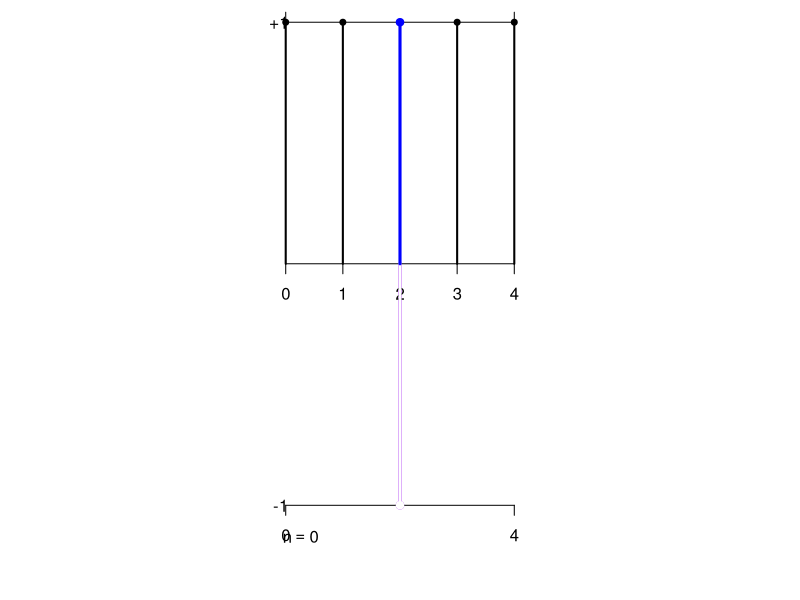
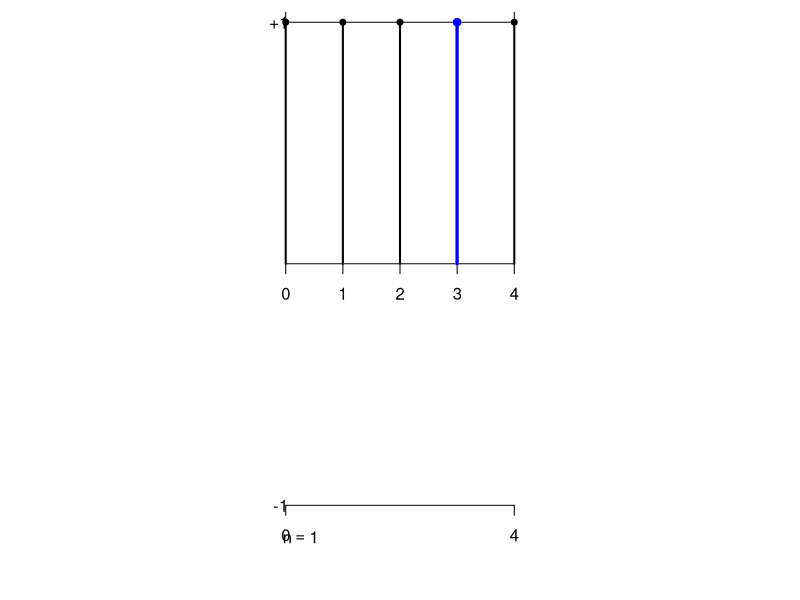
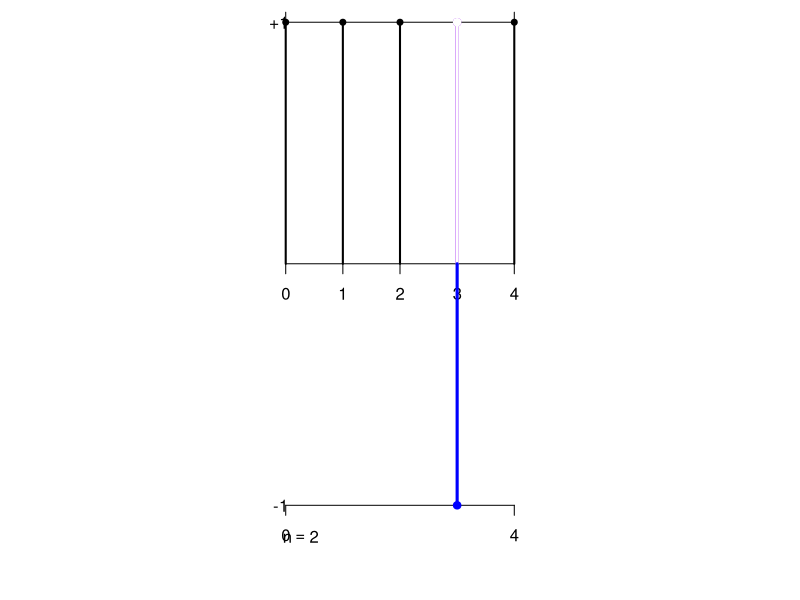
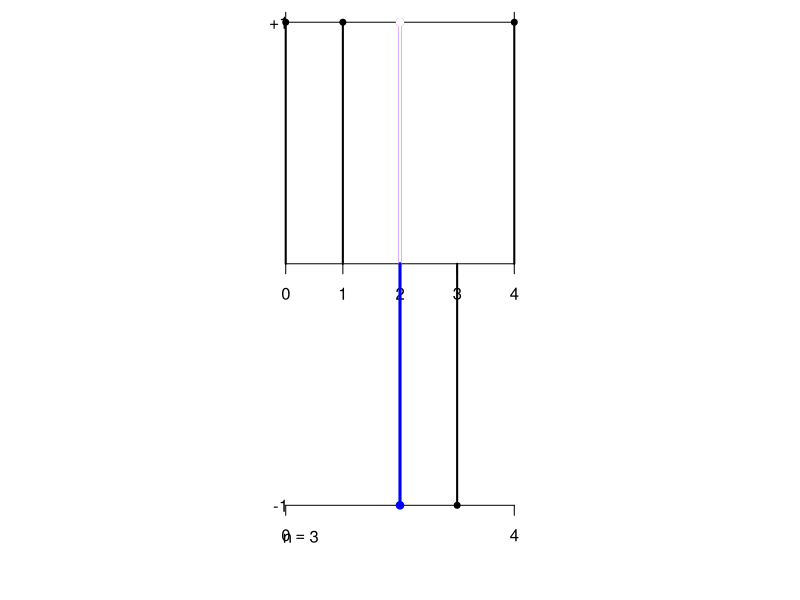
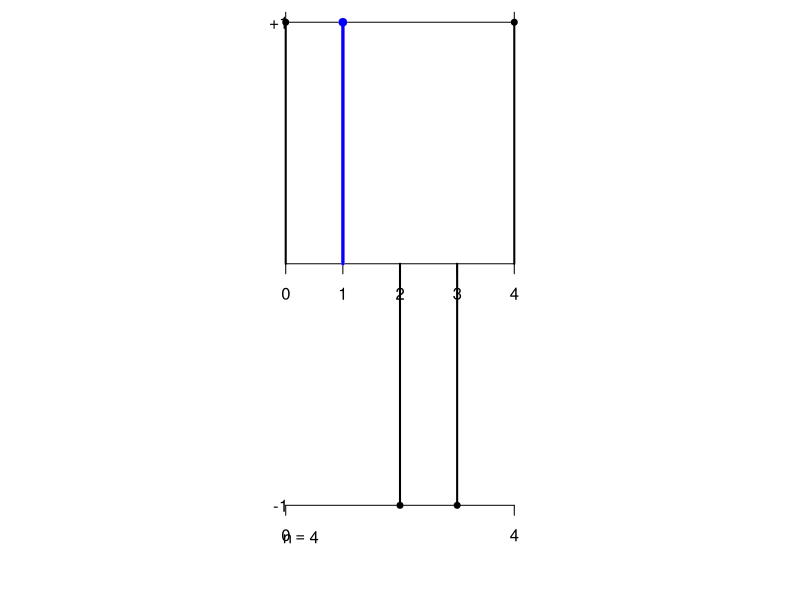
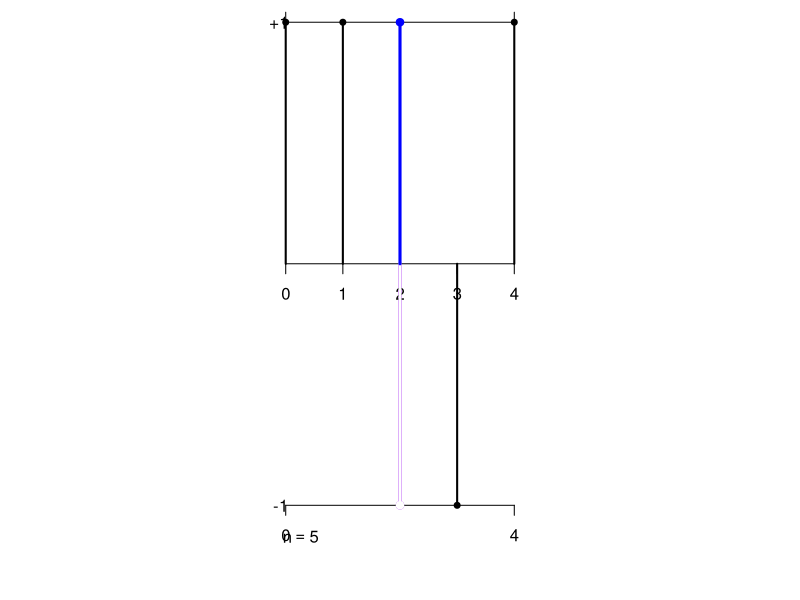
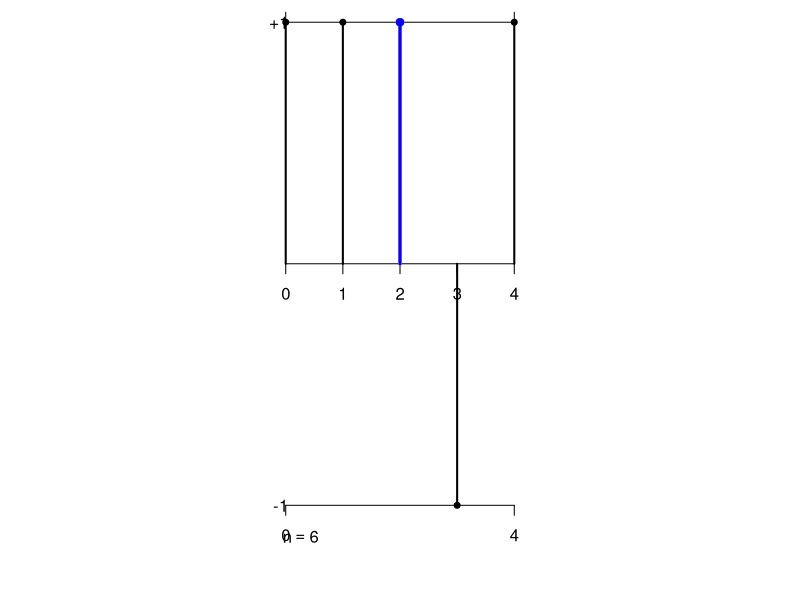
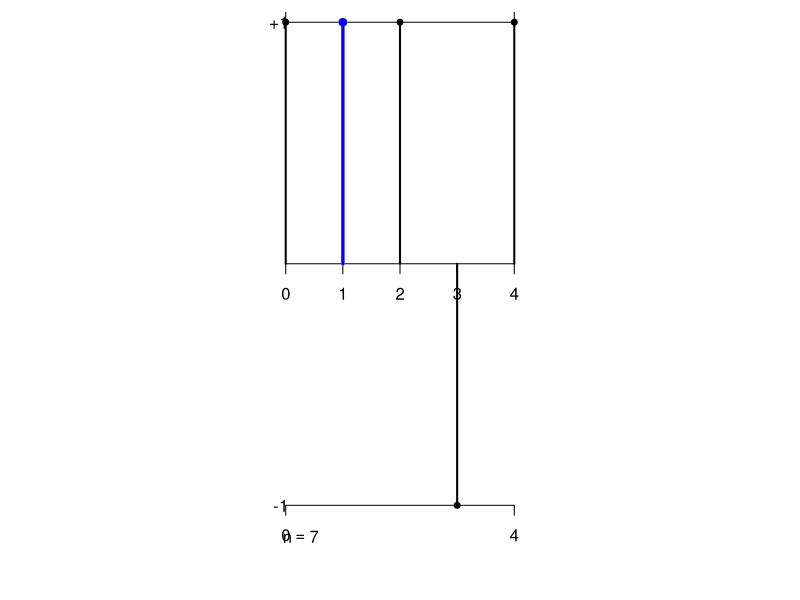

Recreate these plots in R, in order.
M=3;p=sqrt(0.75);x=array(M+1); for(l in seq(1,M+2)) { x[l]=l-1; }
z=array(M+2);z <- sample(c(-1,1), M+2, replace = TRUE, prob=c(0.3,0.7))
z[1]=1;z[M+2]=1;dev.new(width=6, height=4);for(ll in seq(0,100)) {par(mar = c(0,0,0,0));
plot(x,z,type="p",xlab="",ylab="",xlim=c(-5,M+1+5),ylim=c(-1.3,1), yaxt="n",xaxt="n",xaxs="i", col="black",cex=1.2,main="",pch=20,bty="n")
k <- 1+ceiling(runif(1, min=0, max=M))
for(l in seq(1,M+2)) {
if (l!=k) segments(x0=x[l], y0=0, y1=z[l], lwd=2) else segments(x0=x[k], y0=0, y1=z[l], lwd=3,col="purple")}
lines(c(k-1),c(z[k]),type="p",xlab="",ylab="",xlim=c(-5,M+1+5),ylim=c(-1.3,1), yaxt="n",xaxt="n", xaxs="i",col="purple",cex=1.5,main="",pch=20,bty="n")
zz=z[k];segments(x0=x[k], y0=0, y1=z[k], lwd=3,col="purple")
if (z[k-1]!=z[k+1]) z[k]=sample(c(-1,1), 1,prob=c(0.5,0.5))
if (z[k-1]==1 && z[k+1]==1) z[k]=sample(c(-1,1), 1, prob=c(1-p,p))
if (z[k-1]==-1 && z[k+1]==-1) z[k]=sample(c(-1,1), 1, prob=c(p,1-p))
axis(1,pos=1,at=seq(0,M+1,M+1),outer=TRUE,labels=FALSE,padj=-4,tcl=0.5) 
axis(1,pos=0,at=seq(0,M+1,1),outer=TRUE) 
axis(1,pos=-1,at=seq(0,M+1,M+1),outer=TRUE) 
text(0.26,-1.13,bquote(n == .(ll)));text(-0.12,1,"+1"); text(-0.09,-1,"-1") 
readline(prompt = "Pause. Press <Enter> to continue...") 
segments(x0=x[k], y0=0, y1=zz, lwd=3,col="white")
lines(c(k-1),c(zz),type="p",xlab="",ylab="",xlim=c(-5,M+1+5),ylim=c(-1.3,1), yaxt="n",xaxt="n", xaxs="i",col="white",cex=1.5,main="",pch=20,bty="n")
segments(x0=x[k], y0=0, y1=z[k], lwd=3,col="blue")
lines(c(k-1),c(z[k]),type="p",xlab="",ylab="",xlim=c(-5,M+1+5),ylim=c(-1.3,1), yaxt="n",xaxt="n", xaxs="i",col="blue",cex=1.5,main="",pch=20,bty="n")
readline(prompt = "Pause. Press <Enter> to continue...")}
